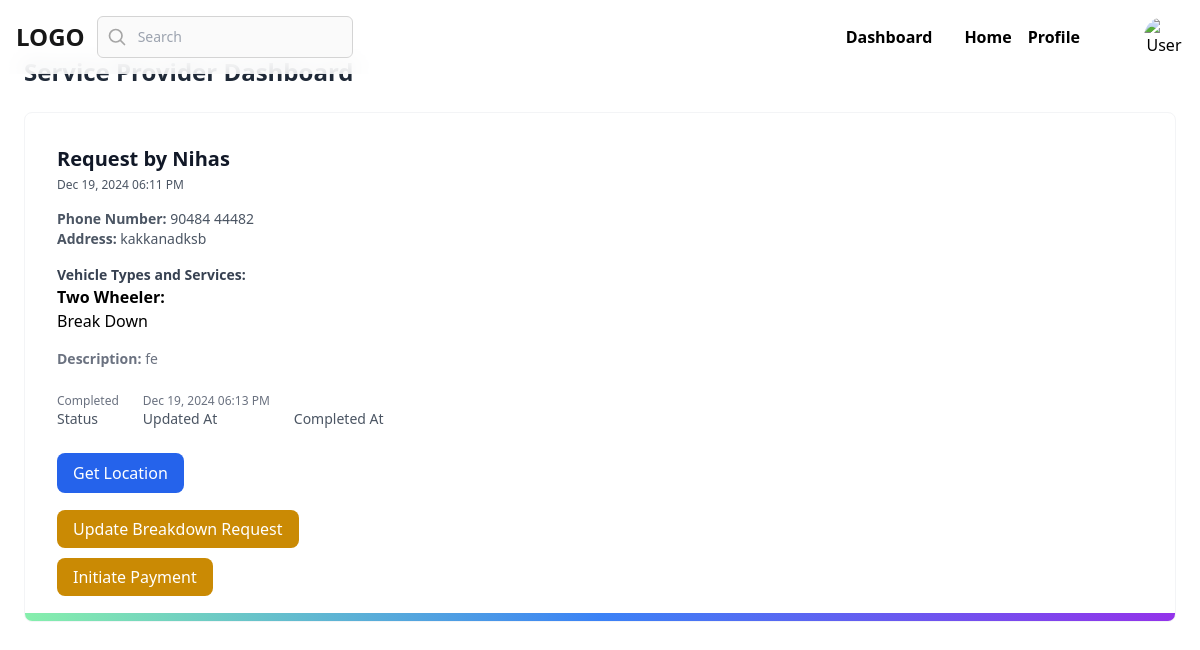
Screenshot of /provider/dashboard/ (signed in) with the database file from the repository.
### myapp/models.py (models this page shows, shortened)
class BaseModel(models.Model):
    created_date=models.DateTimeField(auto_now_add=True)
    updated_date=models.DateTimeField(auto_now=True)
    is_active=models.BooleanField(default=True)

class BreakdownRequest(BaseModel):
    customer = models.ForeignKey(User, on_delete=models.CASCADE, related_name='breakdown_requests')
    service_provider = models.ForeignKey(User, on_delete=models.SET_NULL, blank=True, null=True, related_name='assigned_requests')
    service_types = models.ManyToManyField(ServiceType, related_name='breakdown_requests')
    description = models.TextField(null=True)
    image = models.ImageField(upload_to='images/', blank=True, null=True)
    status_choices = [
        ('pending', 'Pending'),
        ('accepted', 'Accepted'),
        ('pick_up', 'Pick up Completed'),
        ('in_progress', 'In Progress'),
        ('completed', 'Completed'),
        ('delivered', 'Delivered'),
        ('cancelled', 'Cancelled'),
        ]
    status = models.CharField(max_length=20, choices=status_choices, default='pending')
    latitude = models.FloatField(blank=True,null=True)
    longitude = models.FloatField(blank=True,null=True)
    completed_at = models.DateTimeField(blank=True, null=True)

class User(AbstractUser):
    role_choices = [
        ('customer', 'Customer'),
        ('provider', 'Service Provider'),
    ]
    role = models.CharField(max_length=20, choices=role_choices,default="customer")
    phone_number = models.CharField(max_length=15, blank=True, null=True)
    is_verified=models.BooleanField(default=False)
    otp=models.CharField(max_length=6,null=True,blank=True)

class BaseModel(models.Model):
    created_date=models.DateTimeField(auto_now_add=True)
    updated_date=models.DateTimeField(auto_now=True)
    is_active=models.BooleanField(default=True)

class CustomerProfile(BaseModel):
    user = models.OneToOneField(User, on_delete=models.CASCADE, related_name='customer_profile')
    address = models.CharField(max_length=200, blank=True ,null=True)

class ServiceType(models.Model):
    vehicle_type_choices = [
        ('two_wheeler', 'Two wheeler'),
        ('four_wheeler', 'Four Wheeler'),
        ('others', 'Others'),
        ]
    vehicle_type = models.CharField(max_length=20, choices=vehicle_type_choices, default='two_wheeler')
    name = models.CharField(max_length=100)
    description = models.TextField(blank=True, null=True)

### myapp/views.py (the view)
# urls.py: path('provider/dashboard/',views.ServiceProviderDashboardView.as_view(), name='provider-dashboard'),
class ServiceProviderDashboardView(View):
    template_name = "provider_dashboard.html"
    def get(self, request, *args, **kwargs):
        qs = BreakdownRequest.objects.filter(
            service_provider=request.user
        ).exclude(status__in=['delivered','cancelled']).order_by('-created_date')
        breakdown_data = []
        for request_instance in qs:
            try:
                grouped_services = {
                    'two_wheeler': request_instance.service_types.filter(vehicle_type='two_wheeler'),
                    'four_wheeler': request_instance.service_types.filter(vehicle_type='four_wheeler'),
                    'others': request_instance.service_types.filter(vehicle_type='others'),
                }
            except ServiceType.DoesNotExist:
                grouped_services = None
            breakdown_data.append({
                "request": request_instance,
                "grouped_services": grouped_services,
                "status": request_instance.get_status_display(),  # Display the readable status
            })
        context = {
            "data": breakdown_data,
        }
        return render(request, self.template_name, context)

### myapp/templates/provider_dashboard.html (shortened to what this page needs)
{% extends "provider_base.html" %}
{% block main_block %}
<div class="my-12 w-screen max-w-7xl mx-auto px-4 sm:px-6 h-screen ">
    <h2 class="text-2xl font-bold text-gray-800 mb-6">Service Provider Dashboard</h2>
    {% for item in data %}
    <div class="relative block overflow-hidden rounded-lg border border-gray-100 p-4 sm:p-6 lg:p-8 mb-6">
        <span class="absolute inset-x-0 bottom-0 h-2 bg-gradient-to-r from-green-300 via-blue-500 to-purple-600"></span>
        <div class="sm:flex sm:justify-between sm:gap-4">
            <div>
                <h3 class="text-lg font-bold text-gray-900 sm:text-xl">
                    Request by {{ item.request.customer.username }}
                </h3>
                <p class="mt-1 text-xs font-medium text-gray-600">{{ item.request.created_date|date:"M d, Y h:i A" }}</p>
            </div>
        </div>
        <div class="mt-4">
            <p class="text-sm text-gray-600">
                <strong>Phone Number:</strong> {{ item.request.customer.phone_number }}
            </p>
            <p class="text-sm text-gray-600">
                <strong>Address:</strong> {{ item.request.customer.customer_profile.address }}
            </p>
        </div>
        <div class="mt-4">
            <h4 class="text-sm font-bold text-gray-700">Vehicle Types and Services:</h4>
            <div>
                {% if item.grouped_services.two_wheeler %}
                <div>
                    <strong>Two Wheeler:</strong>
                    <ul>
                        {% for service in item.grouped_services.two_wheeler %}
                        <li>{{ service.name }}</li>
                        {% endfor %}
                    </ul>
                </div>
                {% endif %}
            </div>
        </div>
        <div class="mt-4">
            <p class="text-sm text-gray-500">
                <strong>Description:</strong> {{ item.request.description }}
            </p>
        </div>
        <dl class="mt-6 flex gap-4 sm:gap-6">
            <div class="flex flex-col-reverse">
                <dt class="text-sm font-medium text-gray-600">Status</dt>
                <dd class="text-xs text-gray-500">{{ item.status }}</dd>
            </div>
            <div class="flex flex-col-reverse">
                <dt class="text-sm font-medium text-gray-600">Updated At</dt>
                <dd class="text-xs text-gray-500">{{ item.request.updated_date|date:"M d, Y h:i A" }}</dd>
            </div>
            <div class="flex flex-col-reverse">
                <dt class="text-sm font-medium text-gray-600">Completed At</dt>
            </div>
        </dl>
        <div class="mt-6">
            <button class="px-4 py-2 bg-blue-600 text-white rounded-lg hover:bg-blue-700" onclick="toggleLocation('{{ item.request.id }}', {{ item.request.latitude }}, {{ item.request.longitude }})">
                Get Location
            </button>
        </div>
        <div class="mt-6">
            <a href="{% url 'breakdownrequest-edit' item.request.id %}" class="px-4 py-2 bg-yellow-600 text-white rounded-lg hover:bg-yellow-700">
                Update Breakdown Request
            </a>
        </div>
        <div class="mt-6">
            <a href="{% url 'set-payment' item.request.id %}" class="px-4 py-2 bg-yellow-600 text-white rounded-lg hover:bg-yellow-700">
                Initiate Payment
            </a>
        </div>
    </div>
    {% empty %}
    <p class="text-center text-gray-500">No breakdown requests available.</p>
    {% endfor %}
</div>
{% endblock %}

### rows the page displays
BreakdownRequest: request.customer.username "Nihas", request.created_date "Dec 19, 2024 06:11 PM", request.customer.phone_number "90484 44482", request.customer.customer_profile.address "kakkanadksb", request.description "fe", status "Completed", request.updated_date "Dec 19, 2024 06:13 PM"
ServiceType: name "Break Down"
